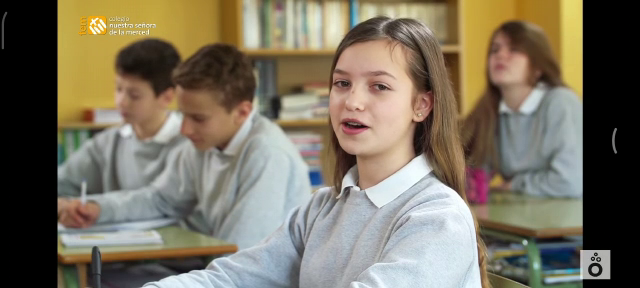
#> input picture frame 11 of img y videos/Sophia.mp4, 640 x 288 px
$ python ReconocimientoFacial.py
#> lines starting #> are read from the running program, lines starting #| are printed output that depends on the picture; after the words box and inside, x2 and y2 are one past the last pixel; in counts of white or black regions, pixels touching at a corner belong together
import cv2
import os
import imutils

personName = "Sophia"
dataPath = "D:/DAVID/UNSA/IV TAREAS/9. labo de AC/Trabajo_Final_AC/Data"
personPath = dataPath + "/" + personName
#print(personPath)

if not os.path.exists(personPath):
    print("carpeta creada: ",personPath)
    os.makedirs(personPath)

cap = cv2.VideoCapture("img y videos/"+personName+".mp4")

faceClassif = cv2.CascadeClassifier(cv2.data.haarcascades + "haarcascade_frontalface_default.xml")
count = 0

while True:
    ret, frame =  cap.read()
#> frame is the input picture: shape (288, 640, 3); mean B, G, R 96.4, 113.5, 121.6
    if ret == False:
        break

    frame = imutils.resize(frame, width=640)
    gray = cv2.cvtColor(frame, cv2.COLOR_BGR2GRAY)
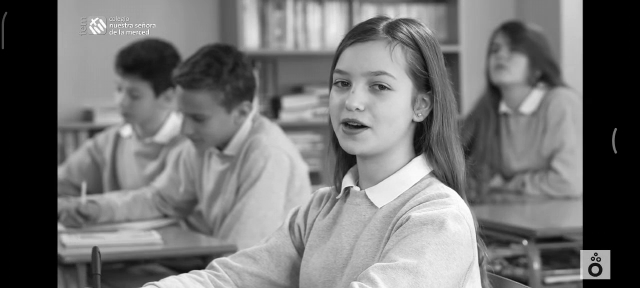
#> gray: shape (288, 640); min 0, max 255, mean 113.9
    auxFrame = frame.copy()

    faces = faceClassif.detectMultiScale(gray, 1.3, 5)
#> faces = [[307, 44, 108, 108]]

    for (x, y, w, h) in faces:
        cv2.rectangle(frame, (x, y), (x+w, y+h), (0, 255, 0), 2)
        rostro = auxFrame[y:y+h, x:x+w]
        rostro = cv2.resize(rostro, (150, 150), interpolation=cv2.INTER_CUBIC)
        cv2.imwrite(personPath + "/rotro_{}.jpg".format(count), rostro)
        count += 1
#> this loop made 1 pass
#> (x, y, w, h, count) on pass 1: (307, 44, 108, 108, 1)
#> pass 1, `rostro = auxFrame[y:y+h, x:x+w]`:
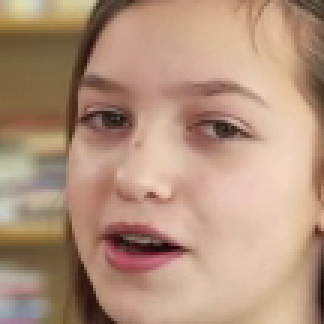
#> rostro: shape (108, 108, 3) (shown 3 times larger); mean B, G, R 124.3, 146.5, 178.6
#> after the loop:
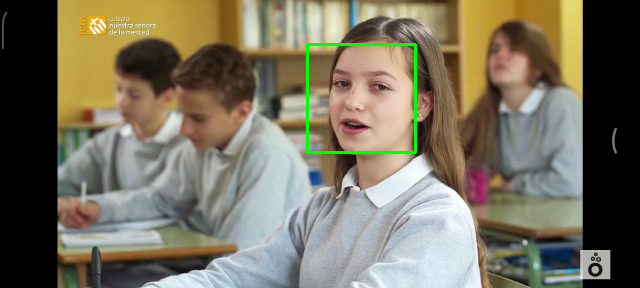
#> frame: shape (288, 640, 3); 0.7% of pixels changed, all inside (x1, y1, x2, y2) = (306, 43, 417, 154)
#> after the loop, count = 1

    cv2.imshow("frame", frame)

    k = cv2.waitKey(1)
#> (key Esc is pressed here)
    if k == 27 or count >= 300:
        break

cap.release()
cv2.destroyAllWindows()

$ run again, starting later in the video
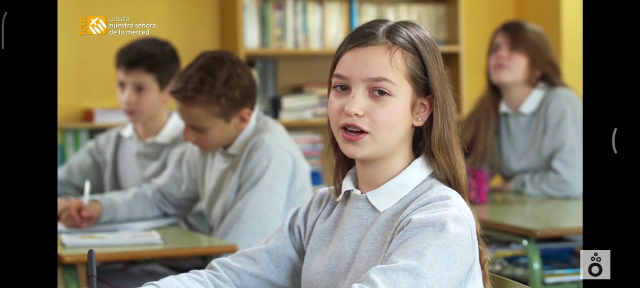
#> input picture frame 49 of img y videos/Sophia.mp4, 640 x 288 px
#> frame is the input picture: shape (288, 640, 3); mean B, G, R 96.4, 113.6, 121.6
#> `gray = cv2.cvtColor(frame, cv2.COLOR_BGR2GRAY)`:
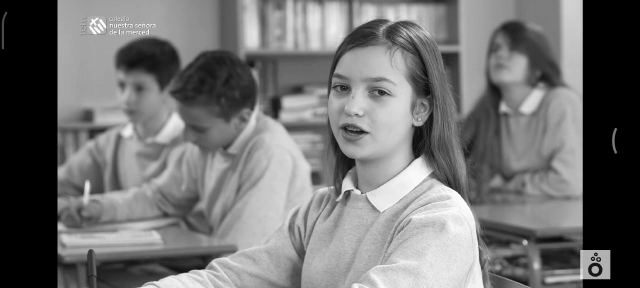
#> gray: shape (288, 640); min 0, max 255, mean 114
#> faces = [[101, 64, 62, 62], [305, 48, 110, 110]]
#> the loop `for (x, y, w, h) in faces:` made 2 passes
#> (x, y, w, h, count) on passes 1 to 2: (101, 64, 62, 62, 1), (305, 48, 110, 110, 2)
#> after the loop `for (x, y, w, h) in faces:`:
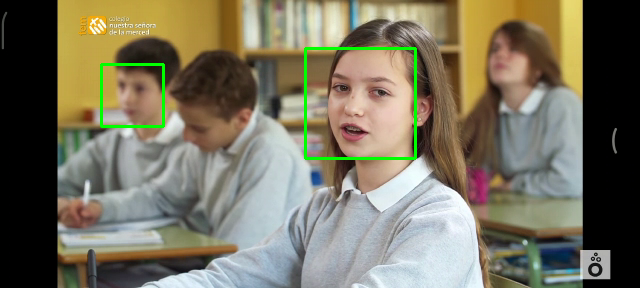
#> frame: shape (288, 640, 3); 1.12% of pixels changed, all inside (x1, y1, x2, y2) = (100, 47, 417, 160)
#> after the loop `for (x, y, w, h) in faces:`: count = 2
